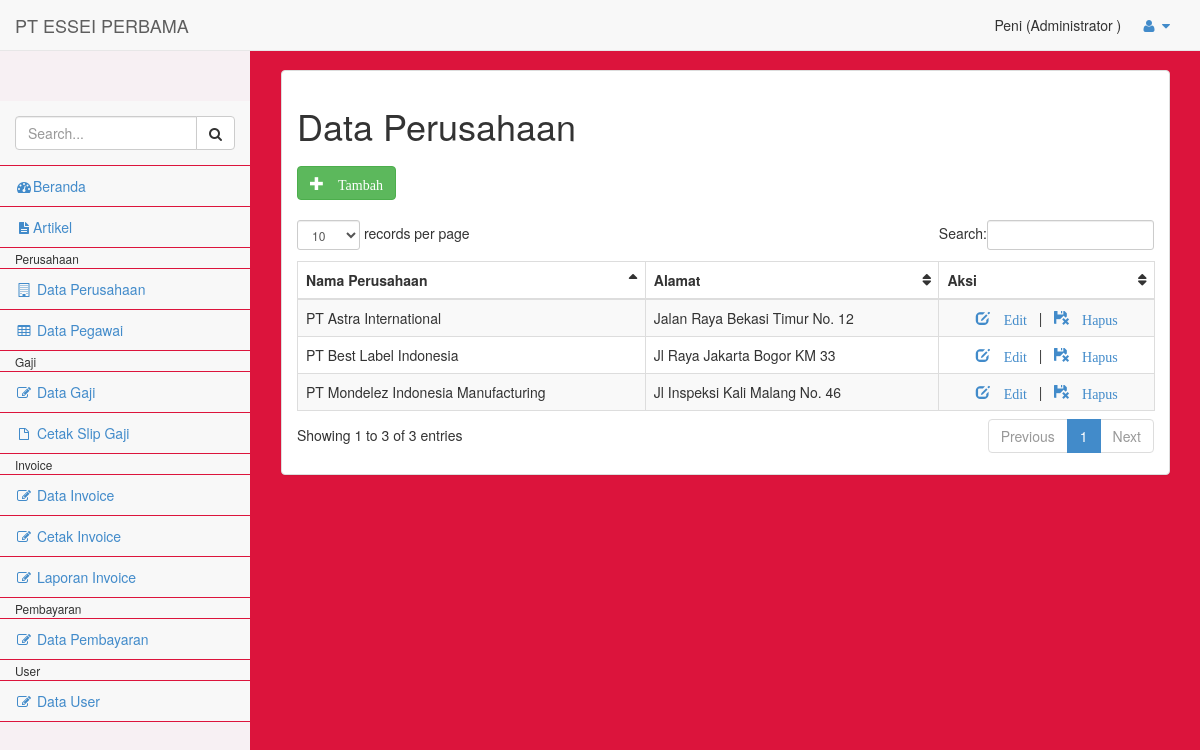
The page /pages/index.php?p=perusahaan (signed in) on the database its author committed.
### tables this page shows
CREATE TABLE `perusahaan` (
  `id_perusahaan` int(11) NOT NULL,
  `nama` varchar(200) NOT NULL,
  `alamat` text NOT NULL
);

### pages/perusahaan/perusahaan.php (the view, shortened to what this page needs)
<?php
if($_SESSION['level']!="spv" && $_SESSION['level']!="super"){
  echo "<script>location='index.php'</script>";
}else{
  include_once '_part/koneksi.php';
  $page = isset($_GET['page']) ? $_GET['page'] : 'list';
  switch ($page) {
  case 'list':
  ?>
  <h1>Data Perusahaan</h1>
  <div class="row" style="margin: 20px auto;">
    <a href="index.php?p=perusahaan&page=entri" class="btn btn-success"><span class="glyphicon glyphicon-plus"> Tambah</span></a>
  </div>
  <table id="example" class="table table-striped table-bordered">
    <thead>
      <tr>
        <th>Nama Perusahaan</th>
        <th>Alamat</th>
        <th>Aksi</th>
      </tr>
    </thead>
    <tbody>
  	<?php
      $where = $_SESSION['level']=="spv"? "WHERE id_perusahaan='".$_SESSION['id_perusahaan']."'": "";
  		$sql = "SELECT * FROM perusahaan $where";
      $row = $koneksi->prepare($sql);
      $row->execute();
      $hasil = $row->fetchAll(PDO::FETCH_OBJ);
  		foreach($hasil as $isi){
  	?>
      <tr>
        <td><?= $isi->nama;?></td>
        <td><?= $isi->alamat;?></td>
        <td align="center">
          <a href="index.php?p=perusahaan&page=edit&id=<?= $isi->id_perusahaan ?>"><i class="glyphicon glyphicon-edit"> Edit</i></a>
          &nbsp;&nbsp;|&nbsp;&nbsp;
          <a href="perusahaan/aksi_perusahaan.php?id=<?= $isi->id_perusahaan ?>" onclick="return confirm('Yakin Hapus ?')"><i class="glyphicon glyphicon-floppy-remove"> Hapus</i></a>
        </td>
      </tr>
  	<?php } ?>
    </tbody>
  </table>
  <?php
  break;
  ?>
  <?php
  }
  ?>
<?php } ?>

### assets/css/sb-admin.css (style rules this page uses)
body { padding-top: 100px; background-color: #f7f0f3; }
@media (min-width:768px) { body { padding-top: 50px; } }
table.dataTable thead .sorting, table.dataTable thead .sorting_asc, table.dataTable thead .sorting_desc, table.dataTable thead .sorting_asc_disabled, table.dataTable thead .sorting_desc_disabled { background: transparent; }
table.dataTable thead .sorting_asc:after { content: "\f0de"; float: right; font-family: fontawesome; }
table.dataTable thead .sorting:after { content: "\f0dc"; float: right; font-family: fontawesome; color: f7f0f3; }

### rows shown on the page
perusahaan: nama "PT Astra International", alamat "Jalan Raya Bekasi Timur No. 12"
perusahaan: nama "PT Mondelez Indonesia Manufacturing", alamat "Jl Inspeksi Kali Malang No. 46"
perusahaan: nama "PT Best Label Indonesia", alamat "Jl Raya Jakarta Bogor KM 33"

### other values the page prints
$_SESSION['nama'] "Peni"
$level "Administrator"
